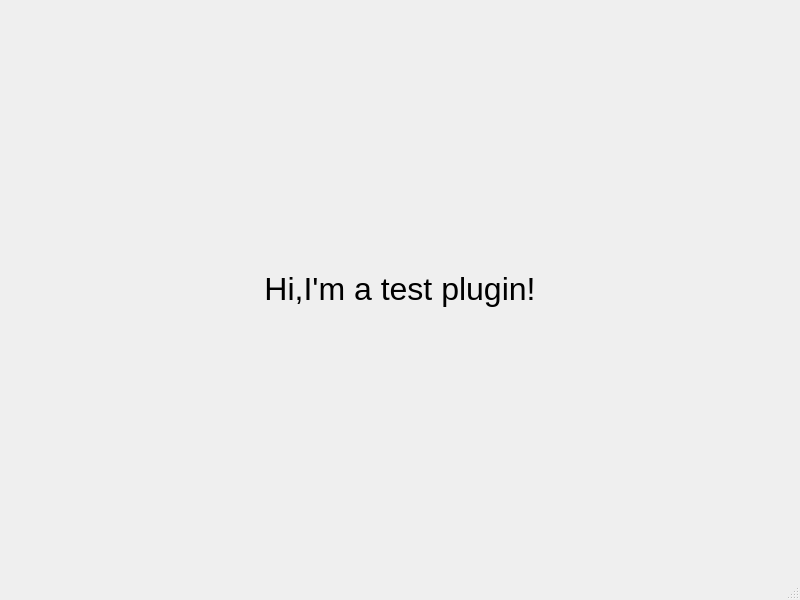
<?xml version="1.0" encoding="UTF-8"?>
<ui version="4.0">
 <class>test_plugin</class>
 <widget class="QMainWindow" name="test_plugin">
  <property name="geometry">
   <rect>
    <x>0</x>
    <y>0</y>
    <width>800</width>
    <height>600</height>
   </rect>
  </property>
  <property name="windowTitle">
   <string>MainWindow</string>
  </property>
  <widget class="QWidget" name="centralwidget">
   <layout class="QGridLayout" name="gridLayout">
    <item row="0" column="0">
     <widget class="QLabel" name="label">
      <property name="font">
       <font>
        <pointsize>24</pointsize>
       </font>
      </property>
      <property name="text">
       <string>Hi,I'm a test plugin!</string>
      </property>
      <property name="alignment">
       <set>Qt::AlignCenter</set>
      </property>
     </widget>
    </item>
   </layout>
  </widget>
  <widget class="QStatusBar" name="statusbar"/>
 </widget>
 <resources/>
 <connections/>
</ui>
